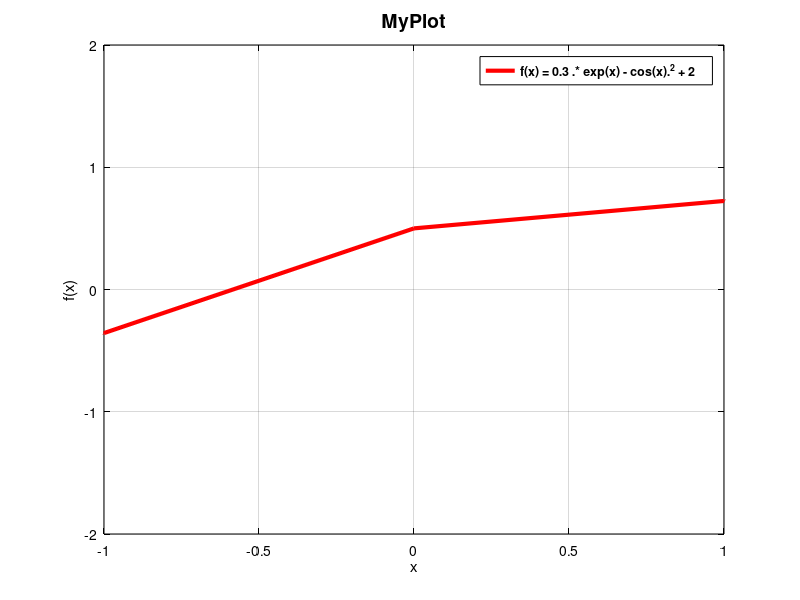

This chart was generated by the following MATLAB code:
%% этот файл нужен чтобы показать промежуток где есть корни + в командном окне выводится уточнённое значение корня
x = -10:1:10;
y = 0.5.*exp(-x.^2)+x.*cos(x); %%тут пишется функция для построения графика(до знака ;)
graf = plot(x, y);
lg = legend('f(x) = 0.3 .* exp(x) - cos(x).^2 + 2');
h = title('MyPlot');
ax = gca();
set(ax, 'xlim', [-1 1], 'ylim', [-2 2]); %% в 8 и 9 строки регулируешь цифры чтобы приблизить обзор к пересечению с осью X то есть к корню чтобы приблизиться
set(ax, 'xtick', [-1:0.5:1], 'ytick', [-2:1:2]);
set(ax, 'xcolor', 'k', 'ycolor', 'k');
set(ax, 'xgrid', 'on', 'ygrid', 'on');
set(ax, 'gridcolor', 'k');
set(ax, 'fontsize', 10);
set(ax, 'xlabel', 'x', 'ylabel', 'f(x)');
set(h, 'fontsize', 14);
set(graf, 'color', 'r');
set(graf, 'LineWidth', 3);
set(lg, 'edgecolor', 'k');
set(lg, 'fontsize', 9, 'fontweight', 'bold');
function y = f1(x)
y = 0.5.*exp(-x.^2)+x.*cos(x);
end;
[X, Y] = fzero('f1', 4.7); %% заменить 4.7 на свой корень
X
